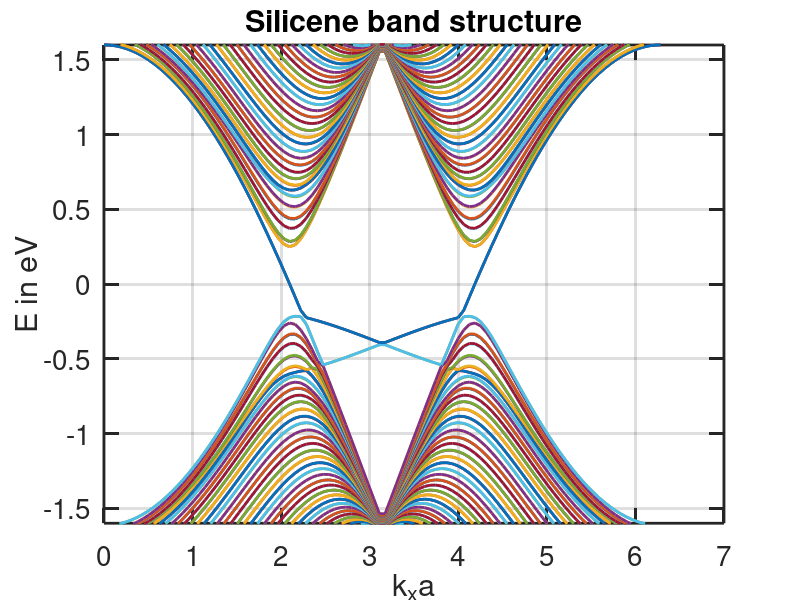

This chart was generated by the following MATLAB code:
clear;
clc;
close all;

M = csvread('silicene1_band.csv');

figure
plot(M(:,1),M(:,2:321),'LineWidth',2)
set(gca,'linewidth',2,'fontname','Helvetica','fontsize',20)
set(gca,'ticklength',[0.025 0.025])
ylim([-1.6 1.6])
xlabel('k_{x}a')
ylabel('E in eV')
title('Silicene band structure')
grid on